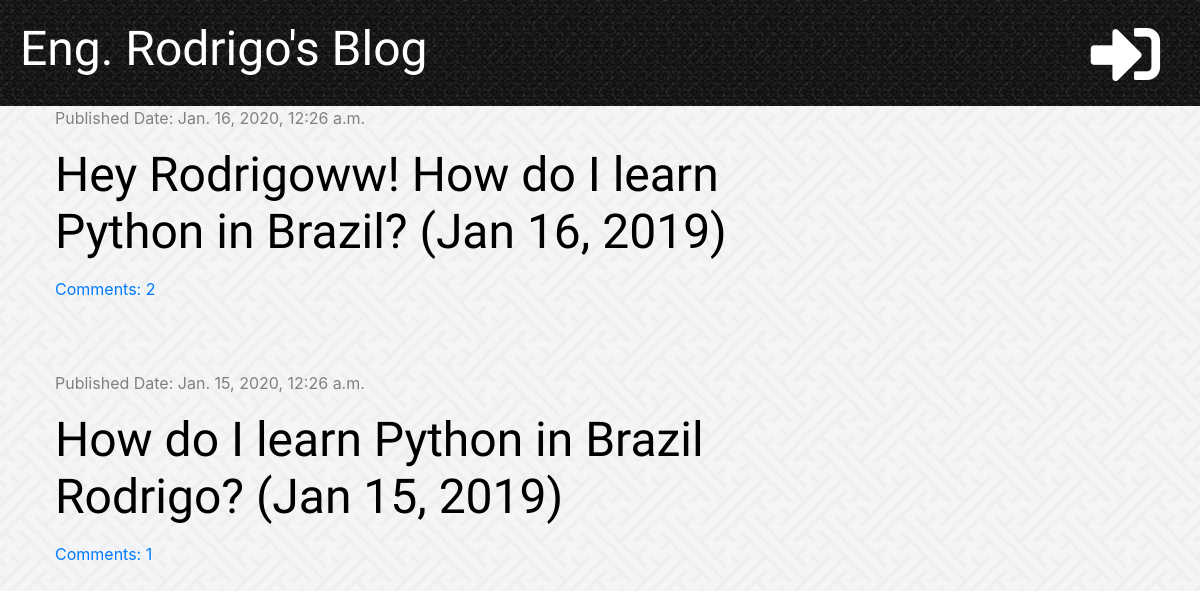
The app's page /, older data.
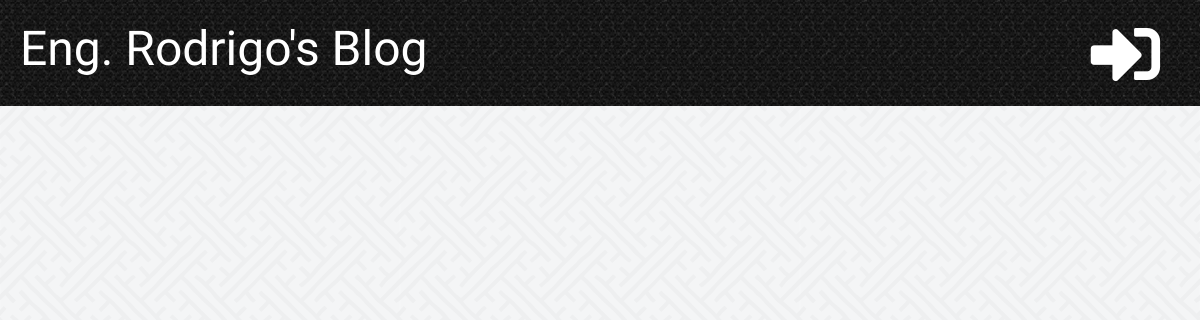
The same page, newer data.
### project/models.py (models this page shows, shortened)
class Post(models.Model):
    author = models.ForeignKey('auth.User', on_delete=models.CASCADE)
    title = models.CharField(max_length=200)
    text = models.TextField()
    created_date = models.DateTimeField(default=timezone.now)
    published_date = models.DateTimeField(blank=True, null=True)
    def approved_comments(self):
        return self.comments.filter(approved=True)

### project/views.py (the view)
# urls.py: path('', views.post_list, name='post_list'),
def post_list(request):
    posts = Post.objects.filter(published_date__lte=timezone.now()).order_by('-published_date')
    stuff_for_frontend = {'posts': posts}
    return render(request, 'project/post_list.html', stuff_for_frontend)

### project/templatetags/markdownify.py (called while the page is built)
@register.filter
def markdown(value):
    renderer = HighlightRenderer()
    markdown = mistune.Markdown(renderer=renderer)
    return markdown(value)

### project/templates/project/post_list.html (shortened to what this page needs)
{% extends 'project/base.html' %}
{% load markdownify %}
{% block content %}
    {% for post in posts %}
        <div class='post'>
            <div class='date'>
                <p>Published Date: {{ post.published_date }}</p>
            </div>
                <h1><a href="{% url 'post_detail' pk=post.pk %}">{{ post.title }}</a></h1>
                <a href="{% url 'post_detail' pk=post.pk %}">Comments: {{ post.approved_comments.count }}</a>
        </div>
    {% endfor %}
{% endblock %}

Row changes from the older to the newer data that the page shows:
removed Post: published_date "Jan. 16, 2020, 12:26 a.m.", title "Hey Rodrigoww! How do I learn Python in Brazil? (Jan 16, 2019)", approved_comments.count "2"
removed Post: published_date "Jan. 15, 2020, 12:26 a.m.", title "How do I learn Python in Brazil Rodrigo? (Jan 15, 2019)", approved_comments.count "1"
